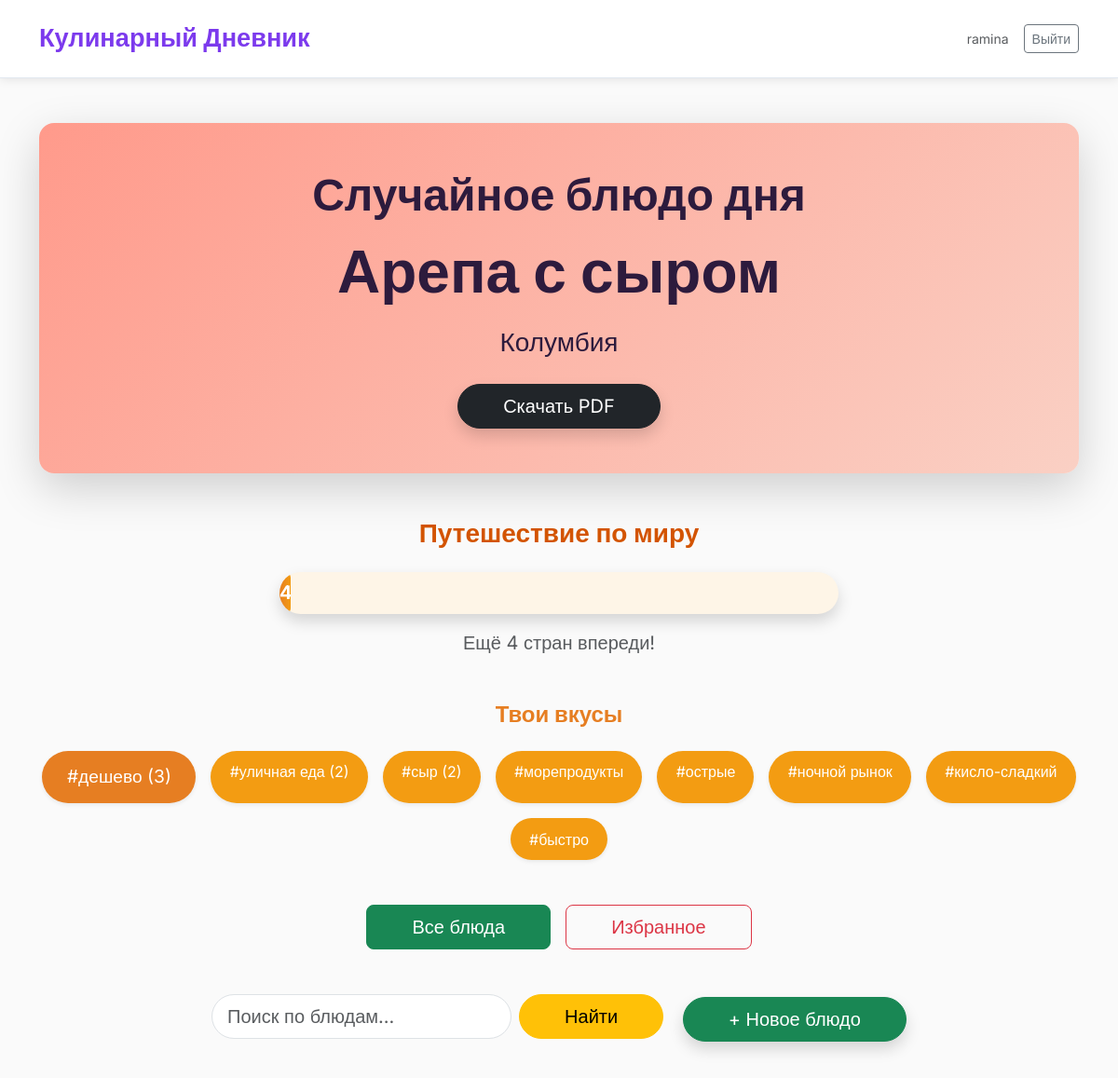
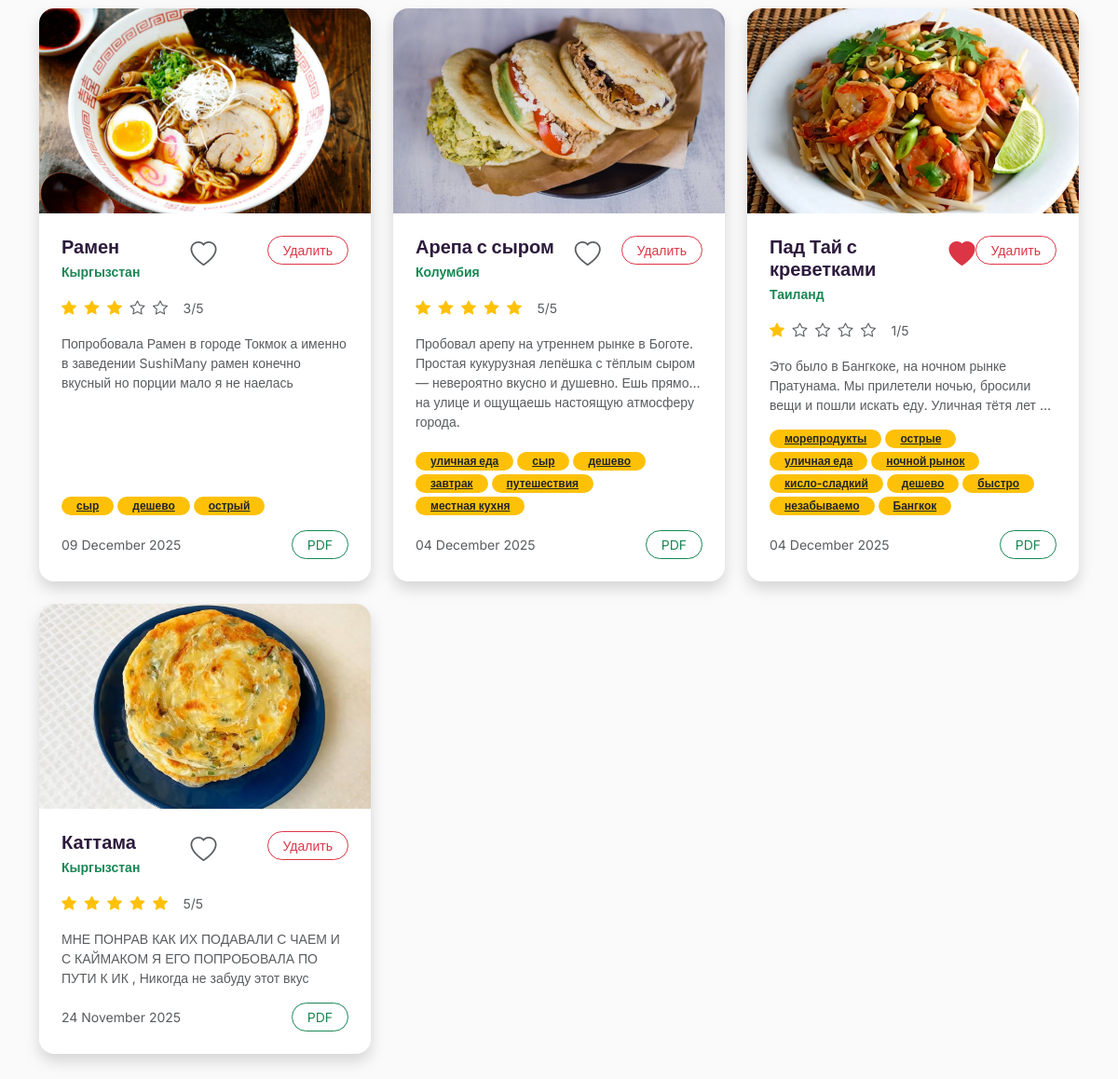
The app's page / (signed in) with its own data (2 pictures, top to bottom).
### diary/models.py (models this page shows, shortened)
class Entry(models.Model):
    user = models.ForeignKey(User, on_delete=models.CASCADE)
    dish = models.CharField(max_length=200, verbose_name="Название блюда")
    country = models.CharField(max_length=2, choices=COUNTRIES, verbose_name="Страна")
    rating = models.IntegerField(choices=RATING_CHOICES, verbose_name="Рейтинг")
    description = models.TextField(verbose_name="Впечатления")
    photo = models.ImageField(upload_to='dishes/', blank=True, null=True)
    created_at = models.DateTimeField(auto_now_add=True)
    is_favorite = models.BooleanField(default=False)
    tags = models.CharField(max_length=300, blank=True, verbose_name="Теги (через запятую)")
    def tag_list(self):
        return [tag.strip() for tag in self.tags.split(',') if tag.strip()]

### diary/views.py (the view)
# urls.py: path('', views.home, name='home'),
@login_required
def home(request):
    entries = Entry.objects.filter(user=request.user).order_by('-created_at')
    query = request.GET.get('q')
    tag_filter = request.GET.get('tag')
    country_filter = request.GET.get('country')
    favorite = request.GET.get('favorite')
    if query:
        entries = entries.filter(
            Q(dish__icontains=query) |
            Q(description__icontains=query) |
            Q(tags__icontains=query)
        )
    if tag_filter:
        entries = entries.filter(tags__icontains=tag_filter)
    if country_filter:
        entries = entries.filter(country=country_filter)
    if favorite:
        entries = entries.filter(is_favorite=True)
    total_countries = Entry.objects.filter(user=request.user).values('country').distinct().count()
    total_entries = Entry.objects.filter(user=request.user).count()
    avg_rating = Entry.objects.filter(user=request.user).aggregate(Avg('rating'))['rating__avg'] or 0
    all_tags = []
    for e in Entry.objects.filter(user=request.user):
        all_tags.extend(e.tag_list())
    top_tags = dict(Counter(all_tags).most_common(8))
    random_entry = None
    if total_entries > 0:
        random_entry = choice(list(Entry.objects.filter(user=request.user)))
    countries = Entry.objects.filter(user=request.user).values('country').annotate(count=Count('country')).order_by('-count')
    context = {
        'entries': entries,
        'total_countries': total_countries,
        'total_entries': total_entries,
        'avg_rating': round(avg_rating, 1),
        'countries': countries,
        'top_tags': top_tags,
        'random_entry': random_entry,
        'query': query or '',
        'current_tag': tag_filter,
        'current_country': country_filter,
        'favorite': bool(favorite),
    }
    return render(request, 'home.html', context)

### templates/home.html (shortened to what this page needs)
{% extends "base.html" %}
{% load static %}
{% block content %}
{% if random_entry %}
<div class="text-center py-5 mb-5 rounded-4 position-relative overflow-hidden shadow-lg"
     style="background: linear-gradient(135deg, #ff9a8b, #fad0c4); color: #2d1b3d;">
    <div class="position-relative z-10">
        <h2 class="display-5 fw-bold mb-3">Случайное блюдо дня</h2>
        <h1 class="display-3 fw-bold mb-3">{{ random_entry.dish }}</h1>
        <p class="fs-3 mb-4">{{ random_entry.get_country_display }}</p>
        <a href="{% url 'export_pdf' random_entry.pk %}" class="btn btn-dark btn-lg rounded-pill px-5 shadow">
            Скачать PDF
        </a>
    </div>
</div>
{% endif %}
<div class="text-center mb-5">
    <h3 class="mb-4 fw-bold" style="color: #d35400;">Путешествие по миру</h3>
    <div class="progress mx-auto rounded-pill shadow" style="height: 45px; width: 80%; max-width: 600px; background: #fef5e7;">
        <div class="progress-bar rounded-pill text-white fw-bold fs-5" role="progressbar"
             style="width: {% widthratio total_countries 195 100 %}%; background: linear-gradient(90deg, #e67e22, #f39c12);">
            {{ total_countries }} / 195 стран
        </div>
    </div>
    <p class="mt-3 text-muted fs-5">Ещё {{ 195|add:total_countries|add:"-195" }} стран впереди!</p>
</div>
{% if top_tags %}
<div class="text-center mb-5">
    <h4 class="mb-4 fw-bold" style="color: #e67e22;">Твои вкусы</h4>
    <div class="d-flex flex-wrap justify-content-center gap-3">
        {% for tag, count in top_tags.items %}
            <a href="?tag={{ tag|urlencode }}" class="btn rounded-pill text-white shadow-sm"
               style="{% if count > 5 %}font-size: 1.5rem; padding: 1rem 2rem; background: #e74c3c;
                      {% elif count > 2 %}font-size: 1.2rem; padding: 0.8rem 1.6rem; background: #e67e22;
                      {% else %}font-size: 1rem; padding: 0.6rem 1.2rem; background: #f39c12;{% endif %}">
                #{{ tag }} {% if count > 1 %}({{ count }}){% endif %}
            </a>
        {% endfor %}
    </div>
</div>
{% endif %}
<div class="d-flex justify-content-center gap-3 mb-5 flex-wrap">
    <a href="{% url 'home' %}" class="btn {% if not favorite %}btn-success{% else %}btn-outline-success{% endif %} btn-lg px-5">Все блюда</a>
    <a href="?favorite=1" class="btn {% if favorite %}btn-danger{% else %}btn-outline-danger{% endif %} btn-lg px-5">Избранное</a>
</div>
<div class="text-center mb-5">
    <form method="get" class="d-inline-flex gap-2">
        <input type="text" name="q" class="form-control form-control-lg rounded-pill" placeholder="Поиск по блюдам..." value="{{ query }}">
        <button class="btn btn-warning btn-lg rounded-pill px-5">Найти</button>
    </form>
    <a href="{% url 'add_entry' %}" class="btn btn-success btn-lg ms-3 rounded-pill px-5 shadow">+ Новое блюдо</a>
</div>
<div class="row g-4">
    {% for entry in entries %}
    <div class="col-md-6 col-lg-4">
        <div class="card border-0 shadow rounded-4 overflow-hidden h-100 position-relative"
             style="transition: all 0.4s ease; background: white;">
            {% if entry.photo %}
                <img src="{{ entry.photo.url }}" class="card-img-top" style="height: 220px; object-fit: cover; transition: transform 0.6s ease;">
            {% else %}
                <div class="bg-light d-flex align-items-center justify-content-center" style="height: 220px;">
                    <i class="bi bi-image fs-1 text-muted"></i>
                </div>
            {% endif %}
            <div class="card-body d-flex flex-column p-4">
                <div class="d-flex justify-content-between align-items-start mb-3">
                    <div>
                        <h5 class="fw-bold mb-1" style="color: #2d1b3d;">{{ entry.dish }}</h5>
                        <p class="text-success small mb-0 fw-bold">{{ entry.get_country_display }}</p>
                    </div>
                    <a href="{% url 'toggle_favorite' entry.pk %}">
                        {% if entry.is_favorite %}
                            <i class="bi bi-heart-fill text-danger fs-3"></i>
                        {% else %}
                            <i class="bi bi-heart fs-3 text-muted"></i>
                        {% endif %}
                    </a>
                    <a href="{% url 'delete_entry' entry.pk %}" class="btn btn-sm btn-outline-danger rounded-pill px-3">
    Удалить
</a>
                </div>
                <div class="mb-3">
                    {% for i in "12345"|make_list %}
                        <i class="bi {% if forloop.counter <= entry.rating %}bi-star-fill text-warning{% else %}bi-star text-muted{% endif %} me-1"></i>
                    {% endfor %}
                    <span class="ms-2 small text-muted">{{ entry.rating }}/5</span>
                </div>
                <p class="text-muted small flex-grow-1 mb-3 line-clamp-3">
                    {{ entry.description }}
                </p>
                {% if entry.tags %}
                <div class="d-flex flex-wrap gap-1 mb-3">
                    {% for tag in entry.tag_list %}
                        <a href="?tag={{ tag|urlencode }}" class="badge bg-warning text-dark rounded-pill px-3 py-1 small">{{ tag }}</a>
                    {% endfor %}
                </div>
                {% endif %}
                <div class="d-flex justify-content-between align-items-center mt-auto">
                    <small class="text-muted">{{ entry.created_at|date:"d E Y" }}</small>
                    <a href="{% url 'export_pdf' entry.pk %}" class="btn btn-sm btn-outline-success rounded-pill px-3">PDF</a>
                </div>
            </div>
        </div>
    </div>
    {% empty %}
    <div class="col-12 text-center py-5">
        <h3 class="text-muted">Пока пусто...</h3>
        <a href="{% url 'add_entry' %}" class="btn btn-success btn-lg mt-3 rounded-pill px-5 shadow">+ Первое блюдо</a>
    </div>
    {% endfor %}
</div>
{% endblock %}

### templates/base.html (shortened to what this page needs)
<!DOCTYPE html>
<html lang="ru">
<head>
    <link href="https://cdn.jsdelivr.net/npm/bootstrap@5.3.3/dist/css/bootstrap.min.css" rel="stylesheet">
    <link rel="stylesheet" href="https://cdn.jsdelivr.net/npm/bootstrap-icons@1.11.3/font/bootstrap-icons.css">
</head>
<body>
    <button id="themeToggle" class="btn">Moon</button>
    <nav class="navbar sticky-top">
        <div class="container">
            <a class="navbar-brand" href="{% url 'home' %}">Кулинарный Дневник</a>
            <div class="d-flex align-items-center gap-3">
                <span class="text-muted small">{{ user.get_username }}</span>
                <a href="{% url 'logout' %}" class="btn btn-outline-secondary btn-sm">Выйти</a>
            </div>
        </div>
    </nav>
    <div class="container py-5">
        {% block content %}{% endblock %}
    </div>
</body>
</html>

### templates/base.html (style rules this page uses)
:root { --bg: #fafafa; --card: #ffffff; --text: #1e293b; --muted: #64748b; --border: #e2e8f0; --accent: #7c3aed; --primary: #ff6b6b; --success: #4ecdc4; }
body { background: var(--bg); color: var(--text); font-family: 'Inter', sans-serif; transition: all 0.3s ease; }
.navbar { background: var(--card) !important; border-bottom: 1px solid var(--border); padding: 1rem 0; box-shadow: 0 1px 10px rgba(0,0,0,0.1); }
.navbar-brand { font-weight: 700; font-size: 1.7rem; color: var(--accent) !important; }
#themeToggle { position: fixed; top: 1rem; right: 1rem; z-index: 1000; width: 48px; height: 48px; border-radius: 50%; background: var(--card); border: 1px solid var(--border); font-size: 1.3rem; box-shadow: 0 4px 12px rgba(0,0,0,0.1); }
.card { transition: all 0.4s ease; }
.card img { transition: transform 0.6s ease; }

### templates/home.html (style rules this page uses)
.line-clamp-3 { display: -webkit-box; -webkit-line-clamp: 3; -webkit-box-orient: vertical; overflow: hidden; }
.card { opacity: 0; transform: translateY(30px); animation: fadeInUp 0.8s ease forwards; }
.card:nth-child(1) { animation-delay: 0.1s; }

### records on screen
Entry: dish "Арепа с сыром", country "Колумбия", photo (picture), is_favorite False (drawn), rating "5", description "Пробовал арепу на утреннем рынке в Боготе. Простая кукурузная лепёшка с тёплым сыром — невероятно вкусно и душевно. Ешь прямо на улице и ощущаешь настоящую атмосферу города.", tag_list "уличная еда" "сыр" "дешево" "завтрак" "путешествия" "местная кухня", created_at "04 December 2025"
Entry: photo (picture), dish "Рамен", country "Кыргызстан", is_favorite False (drawn), rating "3", description "Попробовала Рамен в городе Токмок а именно в заведении SushiMany рамен конечно вкусный но порции мало я не наелась", tag_list "сыр" "дешево" "острый", created_at "09 December 2025"
Entry: photo (picture), dish "Пад Тай с креветками", country "Таиланд", is_favorite True (drawn), rating "1", description "Это было в Бангкоке, на ночном рынке Пратунама. Мы прилетели ночью, бросили вещи и пошли искать еду. Уличная тётя лет…", tag_list "морепродукты" "острые" "уличная еда" "ночной рынок" "кисло-сладкий" "дешево" "быстро" "незабываемо" "Бангкок", created_at "04 December 2025"
Entry: photo (picture), dish "Каттама", country "Кыргызстан", is_favorite False (drawn), rating "5", description "МНЕ ПОНРАВ КАК ИХ ПОДАВАЛИ С ЧАЕМ И С КАЙМАКОМ Я ЕГО ПОПРОБОВАЛА ПО ПУТИ К ИК , Никогда не забуду этот вкус", created_at "24 November 2025"

### other values on screen
{{ user.get_username }} "ramina"
{{ 195|add:total_countries|add:"-195" }} "4"
{{ tag }} "дешево" "уличная еда" "сыр" "морепродукты" "острые" "ночной рынок" "кисло-сладкий" "быстро"
{{ count }} "3" "2" "2"
